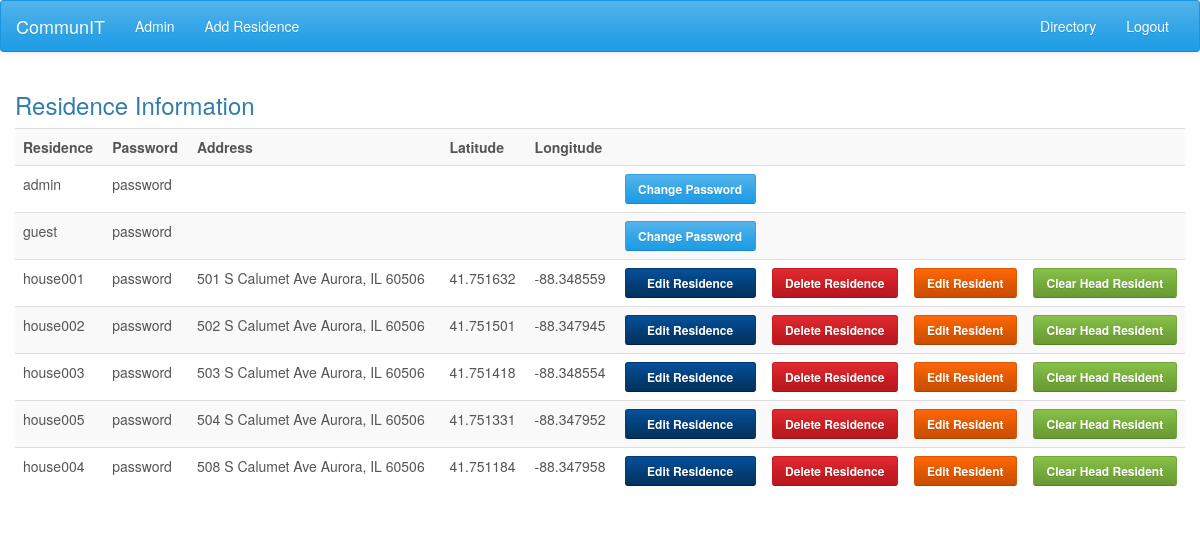
The app's page /admin.php (signed in), older data.
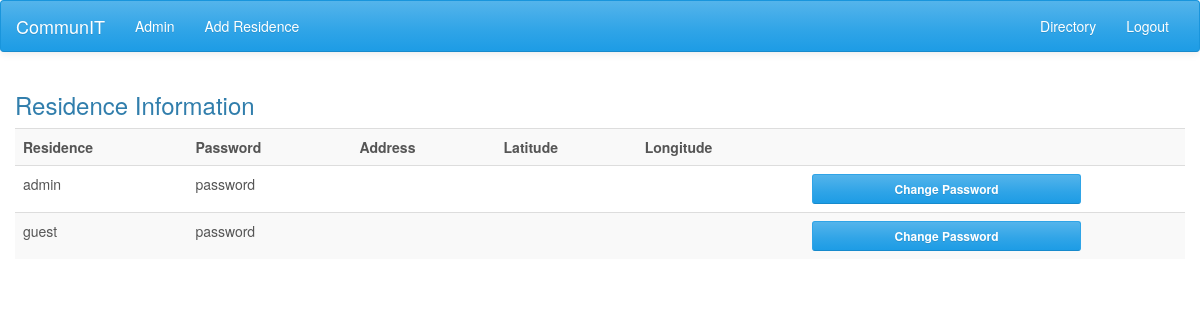
The same page, newer data.
### tables this page shows
CREATE TABLE IF NOT EXISTS `residences` (
`residence_id` int(255) NOT NULL,
  `address` varchar(255) DEFAULT NULL,
  `latitude` varchar(255) DEFAULT NULL,
  `longitude` varchar(255) DEFAULT NULL,
  `username` varchar(255) NOT NULL,
  `password` varchar(255) NOT NULL DEFAULT 'password'
);

CREATE TABLE IF NOT EXISTS `head_residents` (
  `head_resident_id` int(255) NOT NULL,
  `fk_residence_id` int(255) NOT NULL,
  `first_name` varchar(255) NOT NULL,
  `last_name` varchar(255) NOT NULL,
  `emergency_contact` varchar(255) NOT NULL,
  `phone_one` varchar(255) DEFAULT NULL,
  `email_address` varchar(255) DEFAULT NULL,
  `date_added` timestamp NOT NULL DEFAULT CURRENT_TIMESTAMP
);

### session.php (called while the page is built, shortened)
<?php
$connection = mysql_connect("localhost", "root", "");
$user_check=$_SESSION['login_user'];
$ses_sql=mysql_query("select username from residences where username='$user_check'", $connection);
$row = mysql_fetch_assoc($ses_sql);
$login_session =$row['username'];
?>

### admin.php (the view, shortened to what this page needs)
<!DOCTYPE html>
<html>
<head>
	<?php
  require_once( "template_class.php");
  $H = new template( "Administration" );
  $H->show_template( );
  ?>
</head>
<body>
	<form action="updateresidence.php" method="POST">
		<div class="container-fluid">
			<h3> Residence Information </h3>
			<table class="table table-striped table-nonfluid">
				<tr>
					<th> Residence </th>
					<th> Password </th>
					<th> Address </th>
					<th> Latitude </th>
					<th> Longitude </th>
					<th> </th>
					<th> </th>
					<th> </th>
					<th> </th>
				</tr>
				<?php
				$sql_head_residents = "SELECT * FROM residences LEFT JOIN head_residents ON residences.residence_id = head_residents.fk_residence_id ORDER BY head_resident_id, address, username='admin'  DESC";
				$head_residents_result = mysql_query($sql_head_residents);
				while ($row = mysql_fetch_assoc($head_residents_result))
				{
					echo "<tr> <td> " . $row['username'] . "</td>";
					echo "<td>" . $row['password'] . "</td> ";
					echo "<td>" . $row['address'] . "</td> ";
					echo "<td>" . $row['latitude'] . "</td> ";
					echo "<td>" . $row['longitude'] . "</td> ";
					if ($row['username'] == "admin") {
						echo "<td><button onclick=edit_admin_password('". $row['password'] ."') type='button' class='btn btn-primary btn-sm' style='  width: 100%;'> <b> Change Password </b> </button> </td><td></td><td></td><td></td></tr>";
						continue;
					}
					if ($row['username'] == "guest") {
						echo "<td><button onclick=edit_guest_password('". $row['password'] ."') type='button' class='btn btn-primary btn-sm' style='  width: 100%;'> <b> Change Password </b> </button> </td><td><td></td></td><td></td></tr>";
						continue;
					}
					if(isset($row['head_resident_id'])) {
						echo "<td><a href='editresidence.php?residence=". $row["residence_id"] ."'><button type='button' class='btn btn-info btn-sm' style='  width: 100%;'> <b> Edit Residence </b> </button></a> </td>";
						echo "<td><button onclick='show_delete(". $row['residence_id'] .")' type='button' class='btn btn-danger btn-sm' style='  width: 100%;'> <b> Delete Residence </b> </button> </td>";
						echo "<td><a href='editresident.php?resident=". $row["head_resident_id"] ."'><button type='button' class='btn btn-warning btn-sm' style='  width: 100%;'> <b> Edit Resident </b> </button></a> </td>";
						echo "<td><button onclick='show_clear(". $row['head_resident_id'] .")' type='button' class='btn btn-success btn-sm' style='  width: 100%;'> <b> Clear Head Resident</b> </button> </td></tr>";
					}
				}
				?>
			</table>
		</div>
	</form>
				</body>
				</html>

### template_class.php (shortened to what this page needs)
<?php
class template {
  function __construct( $title ) {
    $this->TITLE = $title;
  }
  function show_template( ) {
    print "<html>\n<head> <title> $this->TITLE </title>
      <link rel='icon' type='image/x-icon' href='images/favicon.ico'></head>";
    print "<link rel='stylesheet' type='text/css' href='css/bootstrap.css'>";
  }
}
?>
<?php
include('session.php');
?>
<nav class="navbar navbar-default  position: fixed; top: 0px;">
  <div class="container-fluid">
    <div class="navbar-header">
      <a class="navbar-brand" href="communitymap.php">CommunIT</a></img>
    </div>
    <div class="collapse navbar-collapse" id="bs-example-navbar-collapse-1" >
      <ul class="nav navbar-nav">
        <?php
        if(isset($_SESSION['login_user'])){
          if($login_session == "admin"){
            print'
            <li><a href="admin.php">Admin</a></li>
            <li><a href="addresidence.php">Add Residence</a></li>
            ';
          }
        }
        ?>
      </ul>
      <ul class="nav navbar-nav navbar-right">
        <li><a href="directory.php">Directory</a></li>
        <?php
        if(isset($_SESSION['login_user'])){
          print'
          <li><a href="logout.php">Logout</a></li>
          ';}
          ?>
        </ul>
      </div>
    </div>
  </nav>

Row changes from the older to the newer data that the page shows:
removed head_residents: fk_residence.username "house001", fk_residence.password "password", fk_residence.address "501 S Calumet Ave Aurora, IL 60506", fk_residence.latitude "41.751632", fk_residence.longitude "-88.348559", $row['head_resident_id'] 1 (drawn)
removed head_residents: fk_residence.username "house002", fk_residence.password "password", fk_residence.address "502 S Calumet Ave Aurora, IL 60506", fk_residence.latitude "41.751501", fk_residence.longitude "-88.347945"
removed head_residents: fk_residence.username "house003", fk_residence.password "password", fk_residence.address "503 S Calumet Ave Aurora, IL 60506", fk_residence.latitude "41.751418", fk_residence.longitude "-88.348554"
removed head_residents: fk_residence.username "house005", fk_residence.password "password", fk_residence.address "504 S Calumet Ave Aurora, IL 60506", fk_residence.latitude "41.751331", fk_residence.longitude "-88.347952"
removed head_residents: fk_residence.username "house004", fk_residence.password "password", fk_residence.address "508 S Calumet Ave Aurora, IL 60506", fk_residence.latitude "41.751184", fk_residence.longitude "-88.347958"
